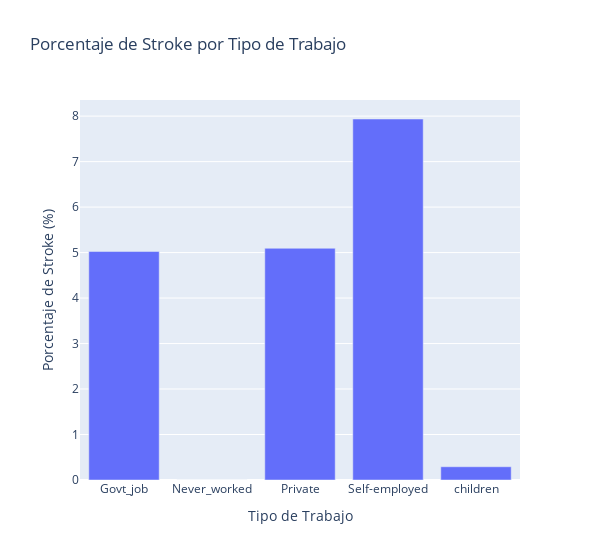

Notebook source saved alongside this figure:
### Code cell
# Calcular el porcentaje de stroke por tipo de trabajo
stroke_by_work = df.groupby('work_type')['stroke'].mean() * 100

# Crear el gráfico de barras
fig = px.bar(
    x=stroke_by_work.index, 
    y=stroke_by_work.values,
    title='Porcentaje de Stroke por Tipo de Trabajo',
    labels={'x': 'Tipo de Trabajo', 'y': 'Porcentaje de Stroke (%)'},
    width=600
)

# Personalizar el diseño
fig.update_layout(
    xaxis_title="Tipo de Trabajo",
    yaxis_title="Porcentaje de Stroke (%)",
    showlegend=False
)

fig.show()

### Figure 1 — Plotly figure (JSON) as saved in the notebook; plotly's stock layout.template omitted (floating-point values rounded to 4 significant figures)
{"data": [{"alignmentgroup": "True", "hovertemplate": "Tipo de Trabajo=%{x}<br>Porcentaje de Stroke (%)=%{y}<extra></extra>", "legendgroup": "", "marker": {"color": "#636efa", "pattern": {"shape": ""}}, "name": "", "offsetgroup": "", "orientation": "v", "showlegend": false, "textposition": "auto", "type": "bar", "x": ["Govt_job", "Never_worked", "Private", "Self-employed", "children"], "xaxis": "x", "y": [5.023, 0, 5.094, 7.937, 0.2911], "yaxis": "y"}], "layout": {"barmode": "relative", "legend": {"tracegroupgap": 0}, "showlegend": false, "title": {"text": "Porcentaje de Stroke por Tipo de Trabajo"}, "width": 600, "xaxis": {"anchor": "y", "domain": [0, 1], "title": {"text": "Tipo de Trabajo"}}, "yaxis": {"anchor": "x", "domain": [0, 1], "title": {"text": "Porcentaje de Stroke (%)"}}}}
